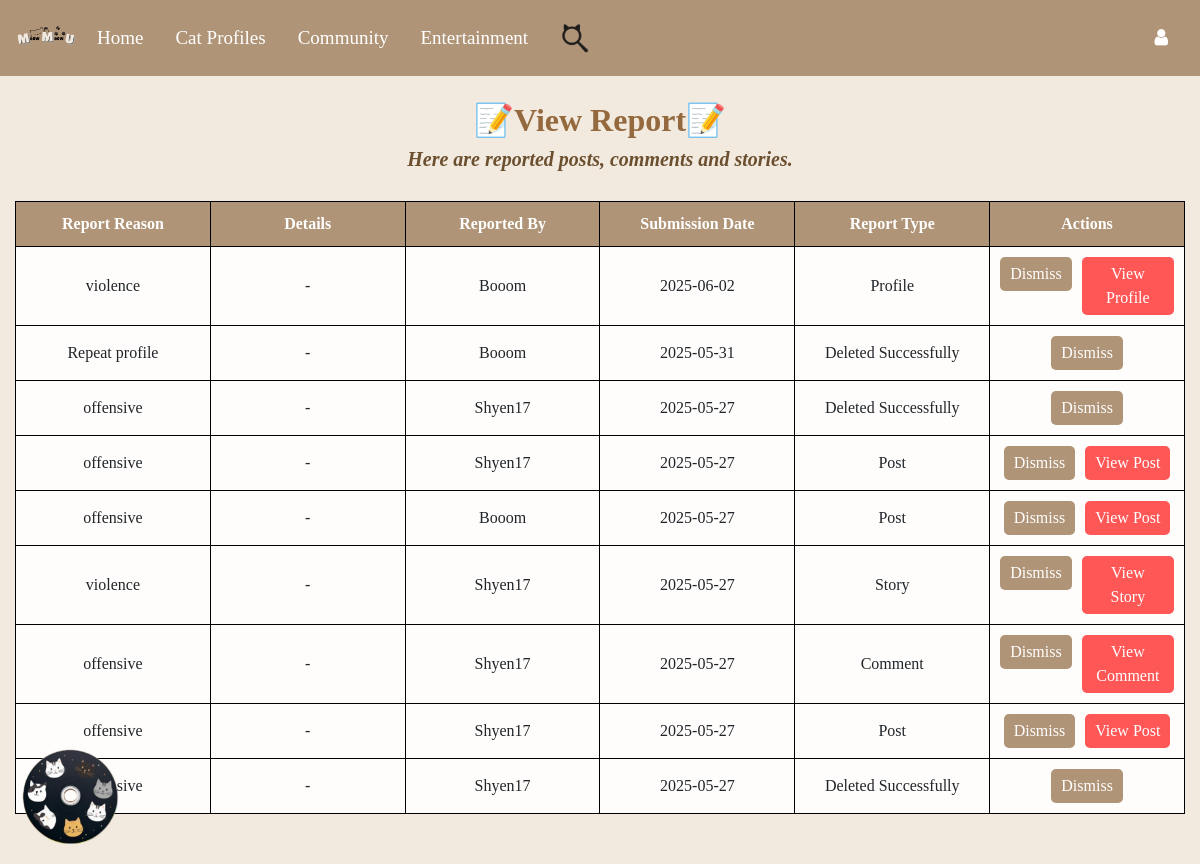
Page /admin/view_report on the committed database.
### Website/models.py (models this page shows)
class Report(db.Model):
    id = db.Column(db.Integer, primary_key=True)
    user_id = db.Column(db.Integer, db.ForeignKey("user.id"), nullable=False)
    story_id = db.Column(db.Integer, db.ForeignKey("story.id"), nullable=True)
    post_id = db.Column(db.Integer, nullable=True)
    comment_id = db.Column(db.Integer, nullable=True)
    profile_id = db.Column(db.Integer, nullable=True)
    reason = db.Column(db.String(255), nullable=False)
    details = db.Column(db.Text, nullable=True)
    created_at = db.Column(db.DateTime, default=datetime.utcnow)
    user = db.relationship("User", backref=db.backref("user_reports", lazy=True, cascade="all, delete-orphan"))
    story = db.relationship("Story", backref="reports", lazy=True)
    @property
    def report_type(self):
        if self.story_id and not db.session.execute(text("SELECT id FROM story WHERE id = :story_id"), {"story_id": self.story_id}).fetchone():
            return "Deleted Successfully"
        elif self.post_id and not db.session.execute(text("SELECT post_id FROM post WHERE post_id = :post_id"), {"post_id": self.post_id}).fetchone():
            return "Deleted Successfully"
        elif self.comment_id and not db.session.execute(text("SELECT id FROM comment WHERE id = :comment_id"), {"comment_id": self.comment_id}).fetchone():
            return "Deleted Successfully"
        elif self.profile_id and not db.session.execute(text("SELECT id FROM profiles WHERE id = :profile_id"), {"profile_id": self.profile_id}).fetchone():
            return "Deleted Successfully"
        elif self.story_id:
            return "Story"
        elif self.comment_id and self.post_id:
            return "Comment"
        elif self.post_id:
            return "Post"
        elif self.profile_id:
            return "Profile"
        return "Deleted Successfully"
    @property
    def view_action(self):
        if self.comment_id and self.post_id:
            return ("auth.view_post", {"post_id": self.post_id}, "View Comment") if db.session.execute(text("SELECT id FROM comment WHERE id = :comment_id"), {"comment_id": self.comment_id}).fetchone() else (None, {}, "Deleted Successfully")
        elif self.post_id and not self.comment_id:
            return ("auth.view_post", {"post_id": self.post_id}, "View Post") if db.session.execute(text("SELECT post_id FROM post WHERE post_id = :post_id"), {"post_id": self.post_id}).fetchone() else (None, {}, "Deleted Successfully")
        elif self.story_id:
            return ("auth.view_story", {"story_id": self.story_id}, "View Story") if db.session.execute(text("SELECT id FROM story WHERE id = :story_id"), {"story_id": self.story_id}).fetchone() else (None, {}, "Deleted Successfully")
        elif self.profile_id:
            return ("auth.view_profile", {"profile_id": self.profile_id}, "View Profile") if db.session.execute(text("SELECT id FROM profiles WHERE id = :profile_id"), {"profile_id": self.profile_id}).fetchone() else (None, {}, "Deleted Successfully")
        return (None, {}, "")

class User(db.Model, UserMixin):
    id = db.Column(db.Integer, primary_key=True)
    email = db.Column(db.String(150), unique=True, nullable=False)
    ps = db.Column(db.String(150), nullable=False)
    Name = db.Column(db.String(150), nullable=False)
    secret_answer = db.Column(db.String(150), nullable=False)
    notes = db.relationship("Note", backref="user", lazy=True, cascade="all, delete-orphan")
    stories = db.relationship("Story", backref="owner", lazy=True, cascade="all, delete-orphan")
    reports = db.relationship("Report", backref="owner", lazy=True, cascade="all, delete-orphan")
    status = db.Column(db.String(100)) #user profile part
    birthday = db.Column(db.Date)
    mbti = db.Column(db.String(50))
    hobby = db.Column(db.String(100))
    bio = db.Column(db.Text)
    profile_picture = db.Column(db.String(255), default="default_profilepic.png")
    cover_photo = db.Column(db.String(255), default="default_cover.png")
    role = db.Column(db.String(50), default='user', nullable=False)
    level1_completed = db.Column(db.Boolean, default=False)
    privacy = db.Column(db.String(50), default="Public", nullable=False)

### Website/auth.py (the view)
@auth.route('/admin/view_report')
def view_report():
    reports = Report.query.order_by(Report.created_at.desc()).all()
    return render_template("view_report.html", reports=reports, user=current_user)

### Website/templates/view_report.html (shortened to what this page needs)
{% extends "base.html" %}
{% block content %}
<h2><b>📝View Report📝</b></h2>
<h5>Here are reported posts, comments and stories.</h5>
<table>
    <thead>
        <tr>
            <th>Report Reason</th>
            <th>Details</th>
            <th>Reported By</th>
            <th>Submission Date</th>
            <th>Report Type</th>
            <th>Actions</th>
        </tr>
    </thead>
    <tbody>
        {% for report in reports %}
        <tr>
            <td>{{ report.reason }}</td>
            <td>{{ report.details if report.details else '-' }}</td>
            <td>{{ report.user.Name }}</td>
            <td>{{ report.created_at.strftime('%Y-%m-%d') }}</td>
            <td>{{ report.report_type }}</td>
            <td>
                <div class="action-buttons">
                    <form action="{{ url_for('auth.dismiss_report', id=report.id) }}" method="POST">
                        <button type="submit">Dismiss</button>
                    </form>
                    {% set view_route, view_params, view_label = report.view_action %}
                    {% if view_route %}
                    <a href="{{ url_for(view_route, **view_params) }}">
                        <button type="button" style="background-color: rgb(255, 86, 86);">{{ view_label }}</button>
                    </a>
                    {% endif %}
                </div>
            </td>
        </tr>
        {% endfor %}
    </tbody>
</table>
{% endblock %}

### Website/templates/base.html (style rules this page uses)
body { background-color: #f9f4ef; }

### Website/templates/view_report.html (style rules this page uses)
body { background-color: #f2eadf; }
h2 { font-weight: bold; text-align: center; padding-top: 25px; color: #94693e; font-family: "Times New Roman"; }
h5 { font-weight: bold; font-size: 20px; color: #6b4f2f; text-align: center; font-style: italic; margin-bottom: 20px; font-family: "Times New Roman"; }
table { width: 100%; table-layout: fixed; border-collapse: collapse; margin-top: 30px; margin-bottom: 50px; background-color: rgba(255, 255, 255, 0.9); }
th, td { padding: 10px; border: 1px solid black; text-align: center; font-family: 'Times New Roman'; }
th { background-color: rgb(176, 148, 119); color: white; }
.action-buttons { justify-content: center; display: flex; gap: 10px; }
button { font-family: 'Times New Roman'; background-color: rgb(176, 148, 119); color: white; border: none; padding: 5px 10px; border-radius: 5px; cursor: pointer; }

### rows in the picture
Report: reason "violence", details "-", user.Name "Booom", created_at "2025-06-02", report_type "Profile", view_label "View Profile"
Report: reason "Repeat profile", details "-", user.Name "Booom", created_at "2025-05-31", report_type "Deleted Successfully"
Report: reason "offensive", details "-", user.Name "Shyen17", created_at "2025-05-27", report_type "Deleted Successfully"
Report: reason "offensive", details "-", user.Name "Shyen17", created_at "2025-05-27", report_type "Post", view_label "View Post"
Report: reason "offensive", details "-", user.Name "Booom", created_at "2025-05-27", report_type "Post", view_label "View Post"
Report: reason "violence", details "-", user.Name "Shyen17", created_at "2025-05-27", report_type "Story", view_label "View Story"
Report: reason "offensive", details "-", user.Name "Shyen17", created_at "2025-05-27", report_type "Comment", view_label "View Comment"
Report: reason "offensive", details "-", user.Name "Shyen17", created_at "2025-05-27", report_type "Post", view_label "View Post"
Report: details "-", user.Name "Shyen17", created_at "2025-05-27", report_type "Deleted Successfully"
